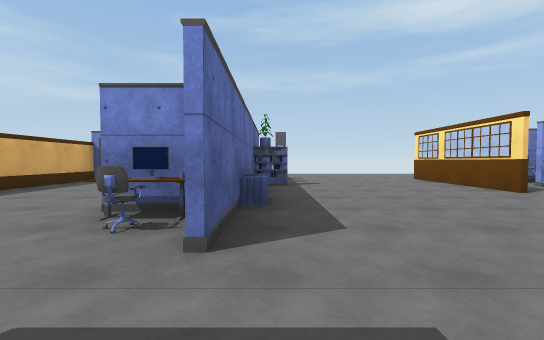
View 1 (above)

24 first-person views from a walk through a scene from a Unity 3-D project. The camera is 1.2 m above the floor, tilts 2° down and sees 90° across. The floor is counted in squares, 2 m on a side. Each view is taken from the middle of a square. On the plan, view 1 faces up. The plan holds only what a view shows up to about 9 squares ahead; the rest is blank. Surface patterns are stand-ins for the level's own textures.

View 2
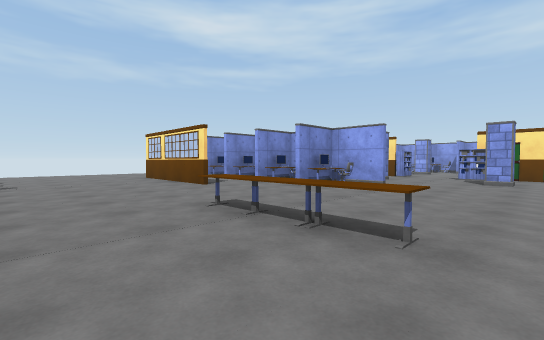

View 3
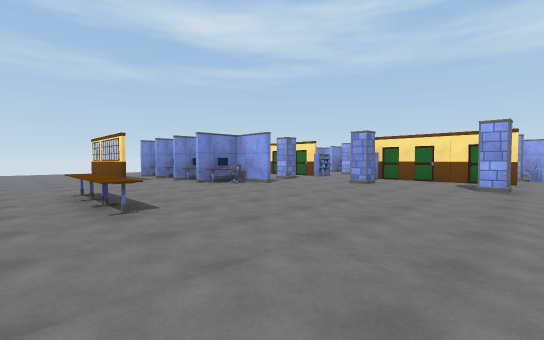

View 4
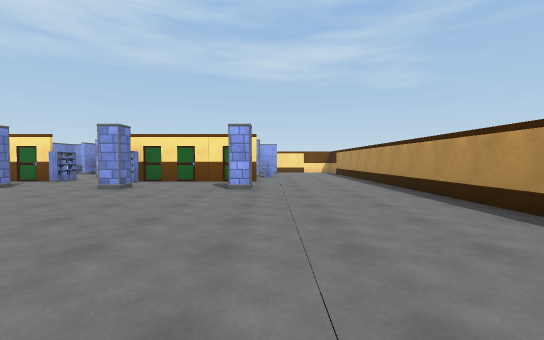

View 5
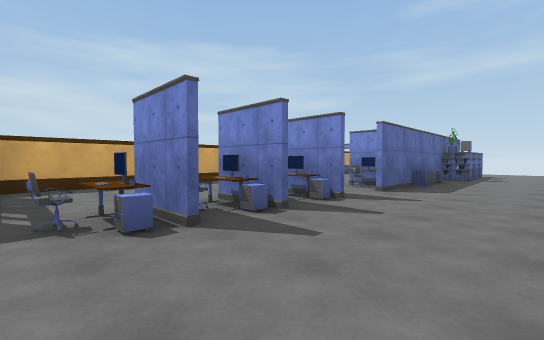

View 6
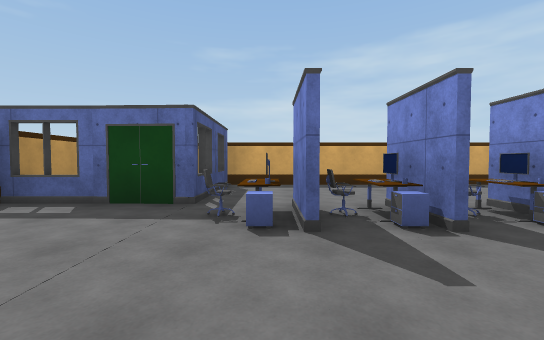

View 7
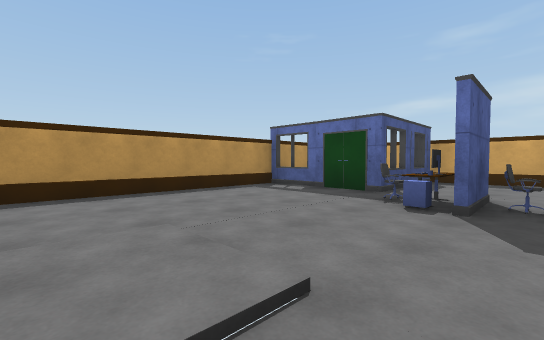

View 8
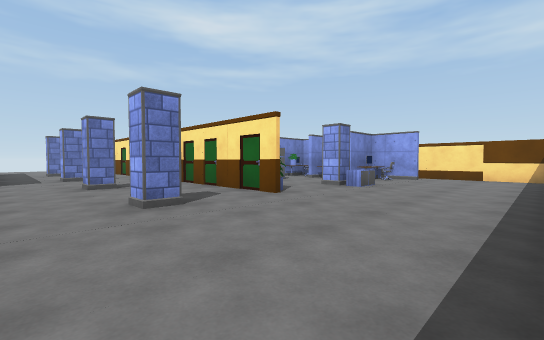

View 9
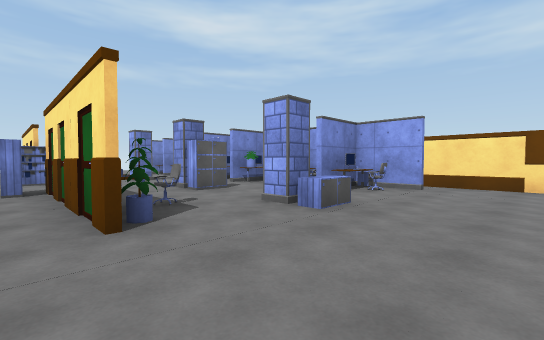

View 10
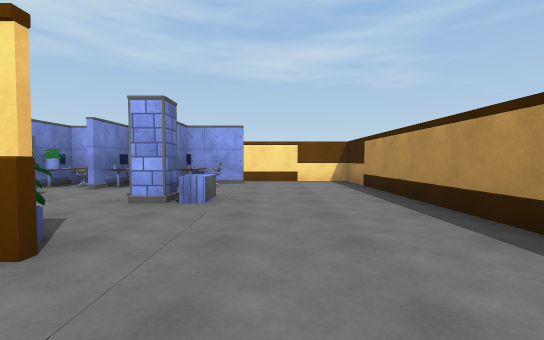

View 11
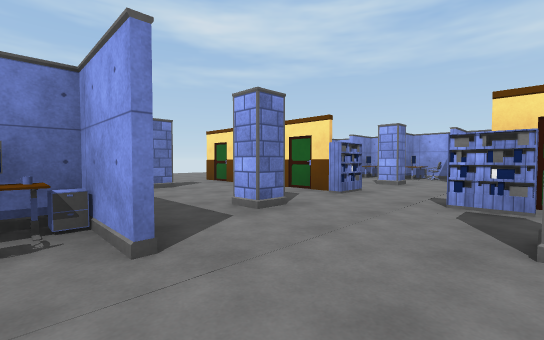

View 12
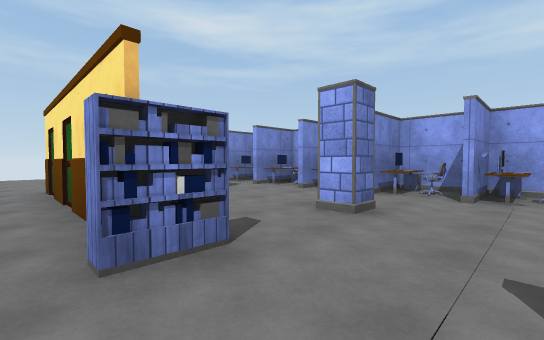

View 13
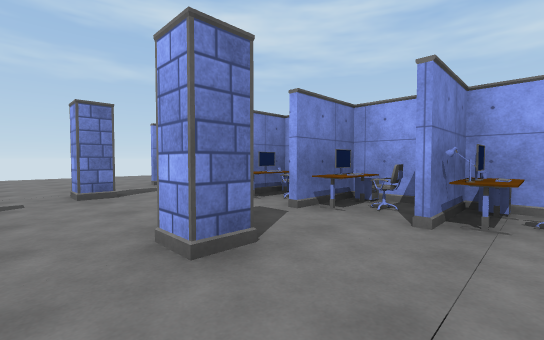

View 14
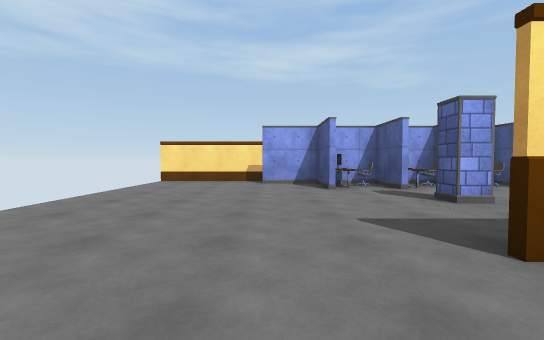

View 15
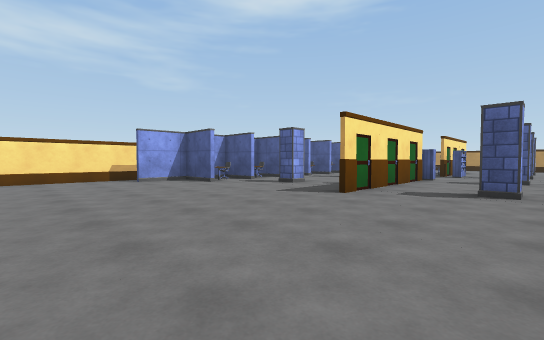

View 16
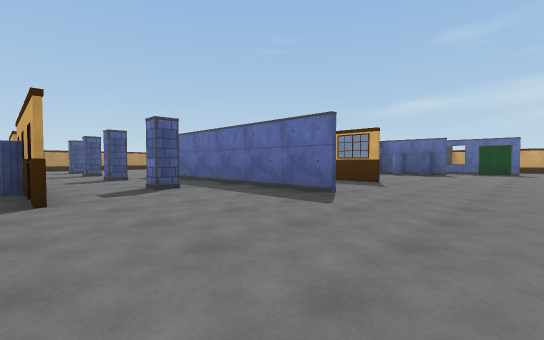

View 17
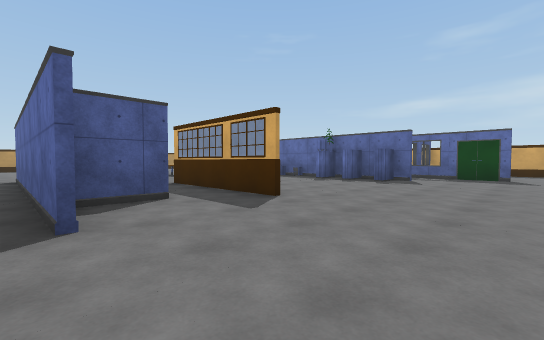

View 18
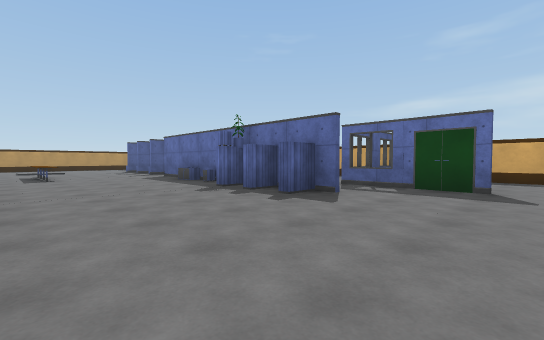

View 19
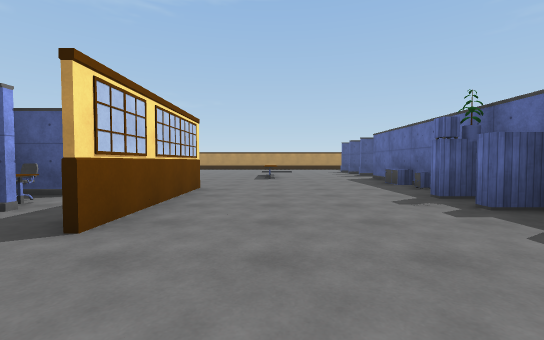

View 20
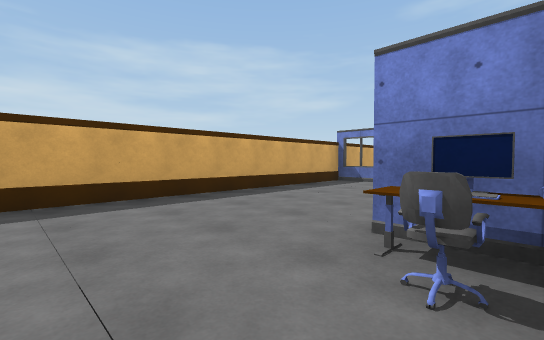

View 21
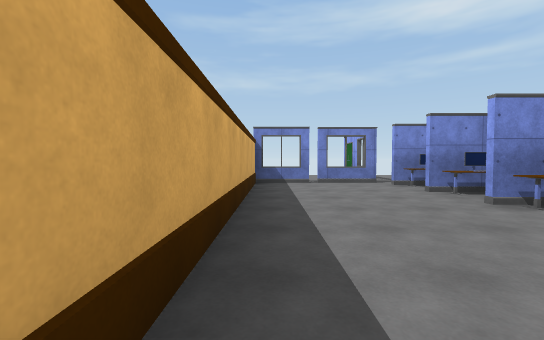

View 22
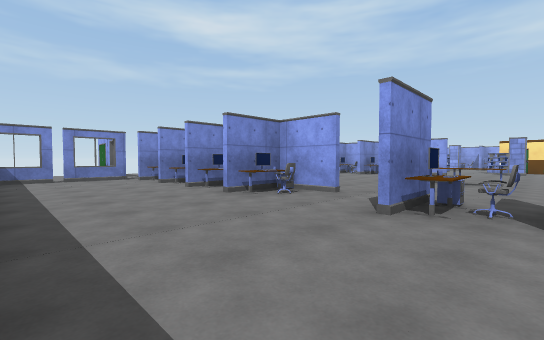

View 23
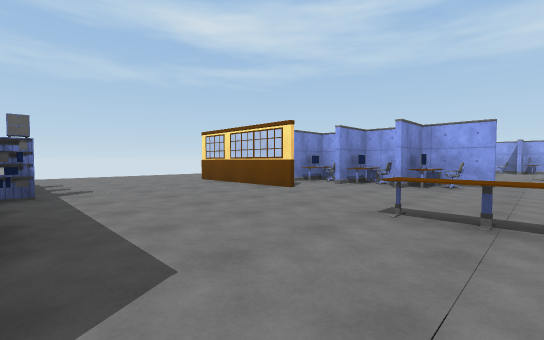

View 24
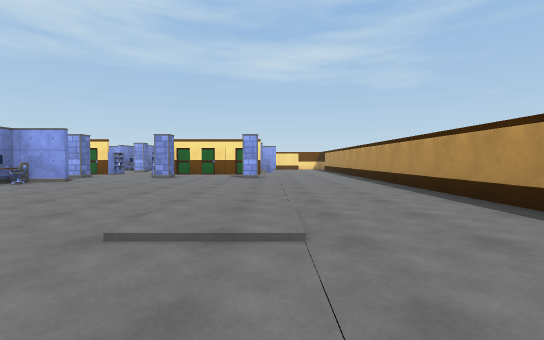

### Floor plan
Points are (right, up) in squares from view 1. A wall is a line through its corners. A room is listed if a view was taken in it or the views show most of it. See-through windows are left out.
Room 1 (views 1, 2, 3, 4, 5, 6, 7, 8, 9, 10, 11, 12, 13, 14, 15, 16, 17, 18, 19, 20, 21, 22, 23, 24)
walls: (7.6, 1.6) (7.6, 3.2); (7.6, 4.1) (7.6, 4.7) (6.1, 4.7); (4.6, 5) (4.6, 8.9); (6, 7.8) (7.4, 7.8); (11.6, -0.6) (11.6, 0.5); (11.6, 5.4) (11.6, 7.5); (-0.6, 1.7) (-0.6, 3.2) (-2, 3.2); (-0.4, 5.4) (-0.4, 1.8); (-0.5, -1.3) (-2, -1.3); (-1, 4.7) (-2, 4.7); (7.7, 9.4) (7.7, 1.8); (11.7, 7.5) (11.7, 5.6); (-1.1, 7.7) (-2, 7.7); (-0.4, 8.9) (-0.4, 7.8); (16.4, 3.3) (17, 3.3); (17.1, 2) (17.1, 3.2); (17.1, 0.9) (17.1, 1.7); (-2.2, -5.6) (-2.2, -7.2) (17.9, -7.2) (17.9, -4); (15.6, 7.8) (17.1, 7.8) (17.1, 9.2); (17.1, -0.3) (17.1, 0.2); (17.1, 4.5) (17.1, 7.4); (-2.2, 9.9) (-2.2, 8.3) (-5.5, 8.3) (-5.5, -5.5); (17.1, 4.7) (15.6, 4.7); (17.1, -1.3) (15.6, -1.3); (16.9, 7.7) (15.6, 7.7); (-2.1, 11.4) (-2.2, 9.8); (17.1, -4.4) (17.1, -2.8); (-5.4, -4.2) (-2.1, -4.2) (-2.2, -5.8); (17.9, 8.9) (17.9, 12.2)
ways out: opening at (8, 7) to room 2; opening at (-2, 12); gap at (-4, 8); gap at (18, 12)
objects: other object (-2, -3) to (-1, -3); other object (-1, -2); other object (-1, 0); other object (-1, 3); other object (-1, 4); other object (-1, 6); other object (-1, 7); cabinet (0, 4); cabinet (0, 5); shelf (0, 6); other object (0, 7); shelf (0, 8); shelf (0, 9); other object (3, 0); other object (3, 1); other object (3, 2); other object (6, 3) to (7, 3); other object (7, 4); pillar (10, -3); pillar (10, 0); pillar (10, 3); pillar (10, 6); other object (11, -2); shelf (11, 0); other object (12, -3); shelf (12, 3); shelf (12, 5); chair (13, -2); cabinet (14, -4); pillar (14, -3); cabinet (14, -1); pillar (14, 0); pillar (14, 3); pillar (14, 6); other object (16, -3); other object (16, -2); other object (16, 0); other object (16, 1); other object (16, 2); other object (16, 3); other object (16, 4); other object (16, 6); other object (16, 7)
Room 2 (no view inside)
walls: (7.6, 5.6) (7.6, 6.2); (4.7, 8.9) (4.7, 5)
ways out: opening at (8, 7) to room 1
objects: other object (6, 6) to (7, 6); other object (6, 7) to (7, 7)

Positions as (right, up) in squares from view 1, and headings:
1: (0, 0), facing up
2: (1, -1), facing up-right
3: (2, -4), facing up-right
4: (3, -4), facing right
5: (2, -4), facing up-left
6: (2, -3), facing left
7: (3, -2), facing down-left
8: (8, -7), facing up-right
9: (11, -6), facing up-right
10: (10, -5), facing right
11: (7, 0), facing up-right
12: (11, 1), facing up-right
13: (13, 1), facing up-right
14: (10, 9), facing right
15: (9, 12), facing down-right
16: (12, 12), facing down-left
17: (8, 12), facing down-left
18: (4, 12), facing down-left
19: (3, 11), facing down
20: (-1, 1), facing up-left
21: (-5, 1), facing up
22: (-5, -1), facing up-right
23: (0, 1), facing up-right
24: (0, -4), facing right
